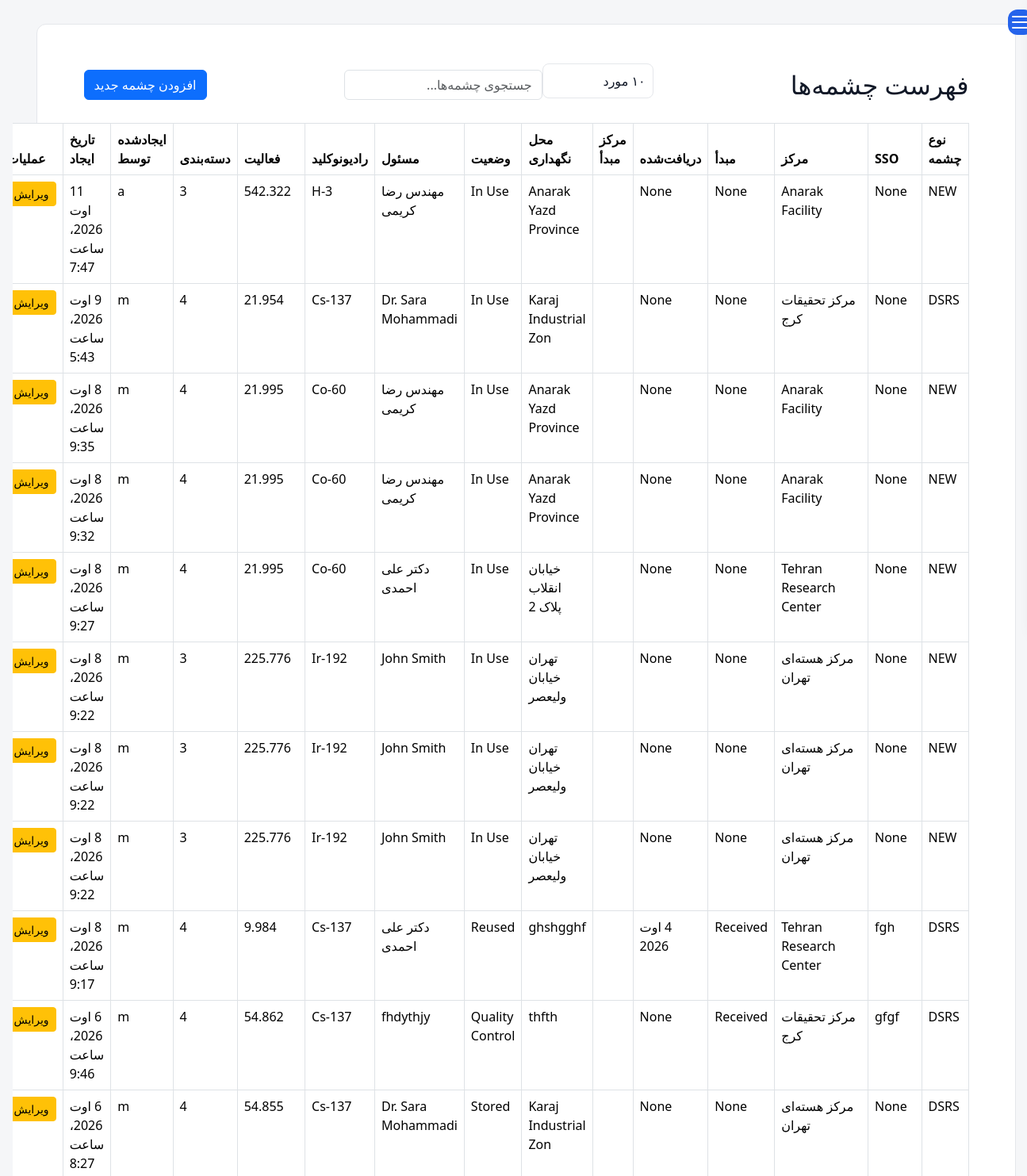
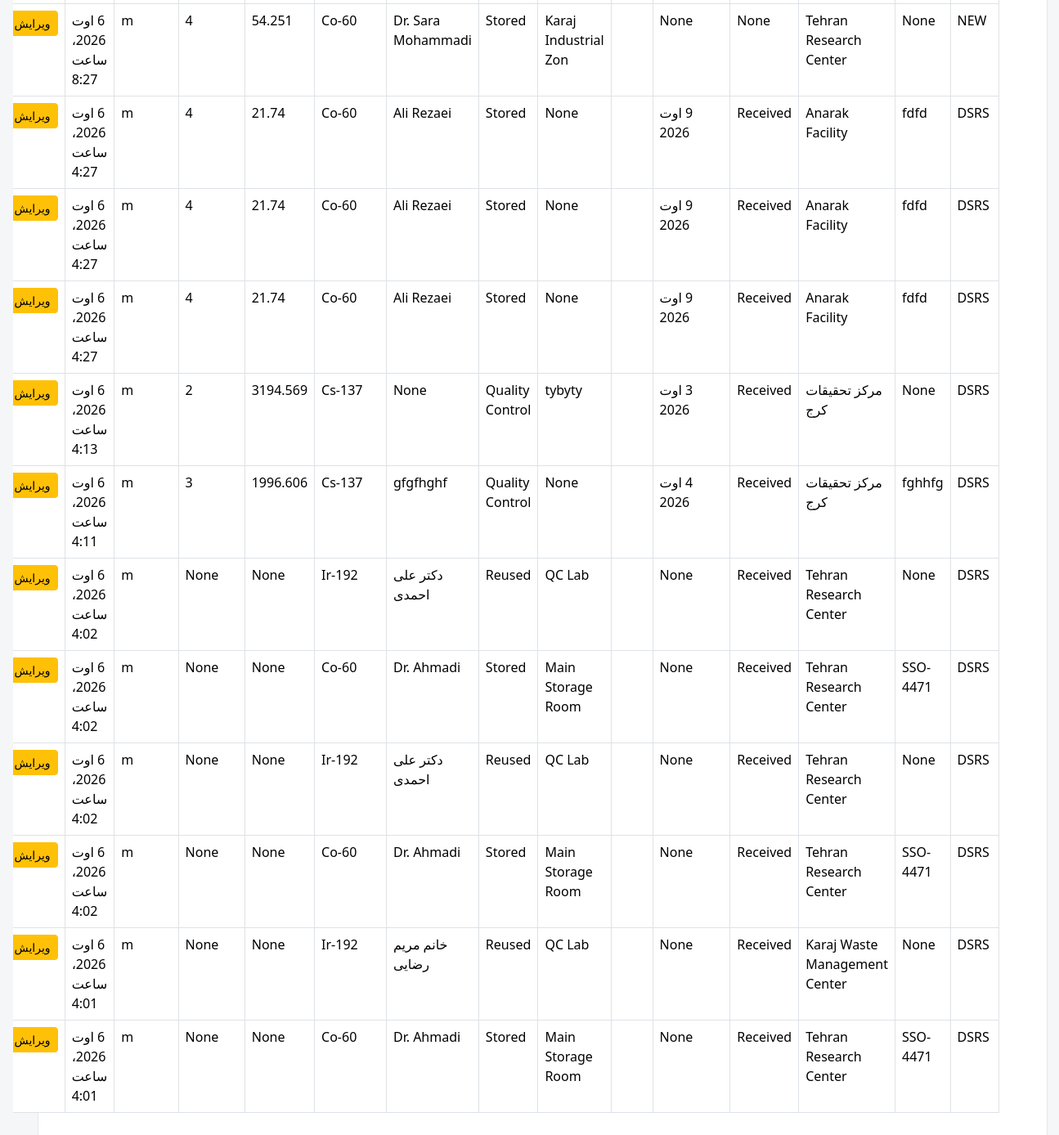
The page /sources/ (signed in) on the database its author committed (2 pictures, top to bottom).
### dashboard/models.py (models this page shows, shortened)
class DSRS(models.Model):
    class Meta:
        verbose_name = _("DSRS Source")
        verbose_name_plural = _("DSRS Sources")
    contract = models.ForeignKey(
        LicenseContract,
        null=True,
        blank=True,
        on_delete=models.SET_NULL,
    )
    created_from = models.ForeignKey(
        "self",
        null=True,
        blank=True,
        on_delete=models.SET_NULL,
        related_name="children",
    )
    Source_Type = models.CharField(_("Source Type"), max_length=10, choices=SOURCE_TYPE.choices, default="DSRS")
    Sso_Code = models.CharField( _("SSO Code"),max_length=12,null=True, blank=True)
    Facility = models.ForeignKey(
                FacilityModel,
                null=True,
                blank=True,
                on_delete=models.SET_NULL,
                related_name="Source_Facility"
            )
    Origin_Type = models.CharField( _("Origin Type"), max_length=20, choices=OriginType.choices,null=True, blank=True)
    Date_received = models.DateField(_("Date Received"),blank=True, null=True)
    is_divisible = models.BooleanField( _("is divisible"),default=False,)
    source_count = models.PositiveIntegerField(_("source count"),default=1,)
    available_count = models.PositiveIntegerField( _("available count"),default=1,)
    Location = models.CharField( _("Location"), max_length=150,blank=True, null=True)
    Status = models.CharField(_("SOURCE STATUS"), max_length=15, choices=SOURCE_STATUS.choices,blank=True, null=True)
    Status_Date = models.DateField(_("Status Date"), blank=True, null=True)
    Responsible_Person = models.CharField(_("Responsible Person"), max_length=50,null=True, blank=True)
    Nuclide = models.ForeignKey( Nuclides, verbose_name=_("Nuclide"), on_delete=models.SET_NULL, null=True, blank=True)
    activity_input = models.FloatField( _("activityinput"), null=True, blank=True)
    activity_unit = models.CharField(_("activity unit"),
        max_length=10,
        choices=ActivityUnit.choices,
        default='Bq',blank=True, null=True
    )
    Activity_reference_date = models.DateField(_("Activity reference date"), null=True, blank=True)
    serial_number = models.CharField(_("serial number"), max_length=25,null=True, blank=True)
    Dose_rate_surface_uSv = models.FloatField(_("Dose rate on surface uSv"), null=True, blank=True)
    Dose_rate_1m_uSv = models.FloatField(_("Dose rate at 1 m distance uSv"), null=True, blank=True)
    Dose_rate_measurement_date = models.DateField(_("Dose rate measurement date"), null=True, blank=True)
    source_state = models.CharField(_("source state"), max_length=15, choices=SourceState.choices, null=True, blank=True)
    contamination_bq_cm2 = models.FloatField(_("contamination bq/cm2"), null=True, blank=True)
    Source_Physical_Form = models.CharField(_("Source Physical Form"), max_length=10, choices=SourceForm.choices, null=True, blank=True)
    Source_Manufacturer = models.CharField(_("Source Manufacturer"), max_length=50, blank=True, null=True)
    Source_Model = models.CharField(_("Source Model"), max_length=20,null=True, blank=True)
    Source_Practice = models.CharField(_("Source Practice"), max_length=20, blank=True, null=True)
    Device_Manufacturer = models.CharField(_("Device Manufacturer"), max_length=50, blank=True, null=True)
    Device_Model = models.CharField(_("Device Model"), max_length=50, blank=True, null=True)
    Device_Serial_Number = models.CharField(_("Device Serial Number"), max_length=50, blank=True, null=True)
    Container_Type = models.CharField(_("Container Type"), max_length=25, blank=True, null=True)
    Dimension = models.CharField(_("Dimension"), max_length=20, blank=True, null=True)
    Comment = models.CharField(_("Comment"), max_length=255, blank=True, null=True)
    created_by = models.ForeignKey(User, on_delete=models.CASCADE, editable=False)
    created_at = models.DateTimeField(auto_now_add=True)
    history = HistoricalRecords()
    initial_activity_bq = models.FloatField(null=True, blank=True)
    def current_activity_bq(self):
        if not self.initial_activity_bq or not self.Nuclide or not self.Activity_reference_date:
            return None
        now = timezone.now().date()
        t = (now - self.Activity_reference_date).days * 86400
        hl = self.Nuclide.half_life  # MUST be in seconds
        if not hl:
            return None
        return self.initial_activity_bq * math.exp(-LN2 * t / hl)
    def current_activity_mci(self):
        val = self.current_activity_bq()
        return val / 3.7e7 if val else None
    @property
    def current_activity_mci_value(self):
        val = self.current_activity_mci()
        return round(val, 3) if val else None
    def a_over_d(self):
        if not self.Nuclide:
            return None
        current_bq = self.current_activity_bq()
        d = self.Nuclide.d_value_bq
        if not current_bq or not d:
            return None
        return current_bq / d
    def source_category(self):
        ratio = self.a_over_d()
        if ratio is None:
            return None
        if ratio >= 1000:
            return 1
        elif ratio >= 10:
            return 2
        elif ratio >= 1:
            return 3
        elif ratio >= 0.01:
            return 4
        else:
            return 5
    @property
    def category_value(self):
        return self.source_category()

### facilities/models.py (models this page shows)
class FacilityModel(models.Model):
    name = models.CharField(
        _("Facility Name"),
        max_length=255, blank=True,null=True
    )
    responsible_person = models.CharField(
        _("Responsible Person"),
        max_length=150, blank=True,null=True
    )
    telephone = models.CharField(
        _("Telephone"),
        max_length=50, blank=True,null=True
    )
    email = models.EmailField(
        _("Email"),
        blank=True,null=True
    )
    address1 = models.CharField(
        _("Address Line 1"),
        max_length=255, blank=True,null=True
    )
    address2 = models.CharField(
        _("Address Line 2"),
        max_length=255,
         blank=True,null=True
    )
    postal_code = models.CharField(
        _("Postal Code"),
        max_length=20,
         blank=True,null=True
    )
    national_id = models.CharField(
        _("National ID"),
        max_length=50,
         blank=True,null=True
    )
    economic_code = models.CharField(
        _("Economic Code"),
        max_length=50,
         blank=True,null=True
    )
    created_at = models.DateTimeField(
        _("Created At"),
        auto_now_add=True
    )
    updated_at = models.DateTimeField(
        _("Updated At"),
        auto_now=True
    )
    class Meta:
        ordering = ["name"]
        verbose_name = _("Facility")
        verbose_name_plural = _("Facilities")
        constraints = [
            models.UniqueConstraint(
                fields=["national_id"],
                name="unique_facility_national_id",
                condition=models.Q(national_id__isnull=False),
            ),
            models.UniqueConstraint(
                fields=["postal_code"],
                name="unique_facility_postal_code",
                condition=models.Q(postal_code__isnull=False),
            ),
            models.UniqueConstraint(
                fields=["economic_code"],
                name="unique_facility_economic_code",
                condition=models.Q(economic_code__isnull=False),
            ),
        ]
    def __str__(self):
        return str(self.name) if self.name else _("Unnamed Facility")

### reference/models.py (models this page shows)
class Nuclides(models.Model):
    name = models.CharField(max_length=8)
    half_life = models.FloatField()
    d_value_bq = models.FloatField()
    atomic_number = models.IntegerField(null=True, blank=True)
    mass_number = models.IntegerField(null=True, blank=True)
    decay_mode = models.CharField(max_length=50, null=True, blank=True)
    decay_constant = models.FloatField(null=True, blank=True)  # 1/sec
    specific_activity_bq_per_g = models.FloatField(null=True, blank=True)
    alpha_energy_mev = models.FloatField(null=True, blank=True)
    beta_max_energy_mev = models.FloatField(null=True, blank=True)
    gamma_energy_mev = models.FloatField(null=True, blank=True)
    gamma_yield = models.FloatField(null=True, blank=True)  # photons/decay
    neutron_emitter = models.BooleanField(default=False)
    neutron_yield_n_per_s = models.FloatField(null=True, blank=True)
    dose_rate_constant_usv_m2_per_h_gbq = models.FloatField(null=True, blank=True)
    half_value_layer_lead_mm = models.FloatField(null=True, blank=True)
    half_value_layer_concrete_mm = models.FloatField(null=True, blank=True)
    iaea_category = models.IntegerField(null=True, blank=True)
    parent_nuclide = models.CharField(max_length=20, null=True, blank=True)
    daughter_nuclide = models.CharField(max_length=20, null=True, blank=True)
    is_sealed_source_common = models.BooleanField(default=False)
    def __str__(self):
        return self.name

### dashboard/views.py (the view)
# urls.py: path('sources/', source_list, name='source_list'),
def source_list(request):
    sources = DSRS.objects.select_related("Nuclide").all().order_by('-created_at')
    return render(request, "dsrs/source_list.html", {
        "sources": sources
    })

### templates/dsrs/source_list.html (shortened to what this page needs)
{% extends 'base.html' %}
{% load static %}
{% load i18n %}
{% block content %}
<div class="content">
<div class="container mt-4">
    <div class="d-flex justify-content-between align-items-center mb-3">
        <h2 class="mb-0">
            {% trans "Source List" %}
        </h2>
        <div class="d-flex align-items-center">
            <select
                id="pageSize"
                class="form-control mr-2"
                style="width:140px;"
            >
                <option value="10" {% if page_size == "10" %}selected{% endif %}>
                    {% trans "10 items" %}
                </option>
            </select>
            <input
                type="text"
                id="searchInput"
                class="form-control"
                placeholder="{% trans 'Search sources...' %}"
                style="width:250px;"
            >
        </div>
        <a
            href="{% url 'add_source' %}"
            class="btn btn-primary mr-2"
        >
            {% trans "Add New Source" %}
        </a>
    </div>
    <table class="table table-bordered">
        <thead>
            <tr>
                <th data-column="Source_Type">
                    {% trans "Source Type" %}
                </th>
                <th data-column="Sso_Code">
                    {% trans "SSO" %}
                </th>
                <th data-column="Facility">
                    {% trans "Facility" %}
                </th>
                <th data-column="Origin_Type">
                    {% trans "Origin" %}
                </th>
                <th data-column="Date_received">
                    {% trans "Received" %}
                </th>
                <th data-column="Origin_Facility">
                    {% trans "Origin Facility" %}
                </th>
                <th data-column="Location">
                    {% trans "Location" %}
                </th>
                <th data-column="Status">
                    {% trans "Status" %}
                </th>
                <th data-column="Responsible_Person">
                    {% trans "Responsible" %}
                </th>
                <th data-column="Nuclide">
                    {% trans "Nuclide" %}
                </th>
                <th data-column="Activity">
                    {% trans "Activity" %}
                </th>
                <th data-column="Category">
                    {% trans "Category" %}
                </th>
                <th data-column="created_by">
                    {% trans "Created By" %}
                </th>
                <th data-column="created_at">
                    {% trans "Created At" %}
                </th>
                <th>
                    {% trans "Actions" %}
                </th>
            </tr>
        </thead>
        <tbody id="tableBody">
        {% for s in sources %}
            <tr>
                <td data-column="Source_Type">
                    {{ s.Source_Type }}
                </td>
                <td data-column="Sso_Code">
                    {{ s.Sso_Code }}
                </td>
                <td data-column="Facility">
                    {{ s.Facility }}
                </td>
                <td data-column="Origin_Type">
                    {{ s.Origin_Type }}
                </td>
                <td data-column="Date_received">
                    {{ s.Date_received }}
                </td>
                <td data-column="Origin_Facility">
                </td>
                <td data-column="Location">
                    {{ s.Location }}
                </td>
                <td data-column="Status">
                    {{ s.Status }}
                </td>
                <td data-column="Responsible_Person">
                    {{ s.Responsible_Person }}
                </td>
                <td data-column="Nuclide">
                    {{ s.Nuclide }}
                </td>
                <td data-column="Activity">
                    {{ s.current_activity_mci_value }}
                </td>
                <td data-column="Category">
                    {{ s.category_value }}
                </td>
                <td data-column="created_by">
                </td>
                <td data-column="created_at">
                    {{ s.created_at }}
                </td>
                <td>
                    <a
                        href="{% url 'edit_source' s.id %}"
                        class="btn btn-warning btn-sm"
                    >
                        {% trans "Edit" %}
                    </a>
                </td>
            </tr>
        {% endfor %}
        </tbody>
    </table>
</div>
</div>
{% endblock %}

### static/css/base.css (style rules this page uses)
* { margin:0; padding:0; box-sizing:border-box; }
html.rtl { font-family:Vazirmatn,sans-serif; }
:root { --bg: #f5f6f8; --card: #ffffff; --text: #111827; --muted: #6b7280; --border: #e5e7eb; --primary: #2563eb; --sidebar: #1f2937; --sidebar-text: #374151; }
body { background: var(--bg); color: var(--text); }
.content { background: var(--card); padding: 20px; border-radius: 12px; border: 1px solid var(--border); }
th, td { padding: 12px; border-bottom: 1px solid var(--border); text-align: left; }
th { background: rgba(0,0,0,0.03); }
input:not(.form-control), select:not(.form-select), textarea:not(.form-control) { width: 100%; padding: 9px; margin-top: 5px; margin-bottom: 15px; border: 1px solid var(--border); border-radius: 8px; background: var(--card); color: var(--text); }
table { width: max-content; min-width: 100%; border-collapse: collapse; }
table thead th { position: sticky; top: 0; background: var(--card); z-index: 10; }

### rows shown on the page
DSRS: Source_Type "NEW", Sso_Code "None", Facility "Anarak Facility", Origin_Type "None", Date_received "None", Location "Anarak Yazd Province", Status "In Use", Responsible_Person "مهندس رضا کریمی", Nuclide "H-3", current_activity_mci_value "542.322", created_at "11 اوت 2026، ساعت 7:47"
DSRS: Source_Type "DSRS", Sso_Code "None", Facility "مرکز تحقیقات کرج", Origin_Type "None", Date_received "None", Location "Karaj Industrial Zon", Status "In Use", Responsible_Person "Dr. Sara Mohammadi", Nuclide "Cs-137", current_activity_mci_value "21.954", created_at "9 اوت 2026، ساعت 5:43"
DSRS: Source_Type "NEW", Sso_Code "None", Facility "Anarak Facility", Origin_Type "None", Date_received "None", Location "Anarak Yazd Province", Status "In Use", Responsible_Person "مهندس رضا کریمی", Nuclide "Co-60", current_activity_mci_value "21.995", created_at "8 اوت 2026، ساعت 9:35"
DSRS: Source_Type "NEW", Sso_Code "None", Facility "Anarak Facility", Origin_Type "None", Date_received "None", Location "Anarak Yazd Province", Status "In Use", Responsible_Person "مهندس رضا کریمی", Nuclide "Co-60", current_activity_mci_value "21.995", created_at "8 اوت 2026، ساعت 9:32"
DSRS: Source_Type "NEW", Sso_Code "None", Facility "Tehran Research Center", Origin_Type "None", Date_received "None", Location "خیابان انقلاب پلاک 2", Status "In Use", Responsible_Person "دکتر علی احمدی", Nuclide "Co-60", current_activity_mci_value "21.995", created_at "8 اوت 2026، ساعت 9:27"
DSRS: Source_Type "NEW", Sso_Code "None", Facility "مرکز هسته‌ای تهران", Origin_Type "None", Date_received "None", Location "تهران خیابان ولیعصر", Status "In Use", Responsible_Person "John Smith", Nuclide "Ir-192", current_activity_mci_value "225.776", created_at "8 اوت 2026، ساعت 9:22"
DSRS: Source_Type "NEW", Sso_Code "None", Facility "مرکز هسته‌ای تهران", Origin_Type "None", Date_received "None", Location "تهران خیابان ولیعصر", Status "In Use", Responsible_Person "John Smith", Nuclide "Ir-192", current_activity_mci_value "225.776", created_at "8 اوت 2026، ساعت 9:22"
DSRS: Source_Type "NEW", Sso_Code "None", Facility "مرکز هسته‌ای تهران", Origin_Type "None", Date_received "None", Location "تهران خیابان ولیعصر", Status "In Use", Responsible_Person "John Smith", Nuclide "Ir-192", current_activity_mci_value "225.776", created_at "8 اوت 2026، ساعت 9:22"
DSRS: Source_Type "DSRS", Sso_Code "fgh", Facility "Tehran Research Center", Origin_Type "Received", Date_received "4 اوت 2026", Location "ghshgghf", Status "Reused", Responsible_Person "دکتر علی احمدی", Nuclide "Cs-137", current_activity_mci_value "9.984", created_at "8 اوت 2026، ساعت 9:17"
DSRS: Source_Type "DSRS", Sso_Code "gfgf", Facility "مرکز تحقیقات کرج", Origin_Type "Received", Date_received "None", Location "thfth", Status "Quality Control", Responsible_Person "fhdythjy", Nuclide "Cs-137", current_activity_mci_value "54.862", created_at "6 اوت 2026، ساعت 9:46"
DSRS: Source_Type "DSRS", Sso_Code "None", Facility "مرکز هسته‌ای تهران", Origin_Type "None", Date_received "None", Location "Karaj Industrial Zon", Status "Stored", Responsible_Person "Dr. Sara Mohammadi", Nuclide "Cs-137", current_activity_mci_value "54.855", created_at "6 اوت 2026، ساعت 8:27"
DSRS: Source_Type "NEW", Sso_Code "None", Facility "Tehran Research Center", Origin_Type "None", Date_received "None", Location "Karaj Industrial Zon", Status "Stored", Responsible_Person "Dr. Sara Mohammadi", Nuclide "Co-60", current_activity_mci_value "54.251", created_at "6 اوت 2026، ساعت 8:27"
DSRS: Source_Type "DSRS", Sso_Code "fdfd", Facility "Anarak Facility", Origin_Type "Received", Date_received "9 اوت 2026", Location "None", Status "Stored", Responsible_Person "Ali Rezaei", Nuclide "Co-60", current_activity_mci_value "21.74", created_at "6 اوت 2026، ساعت 4:27"
DSRS: Source_Type "DSRS", Sso_Code "fdfd", Facility "Anarak Facility", Origin_Type "Received", Date_received "9 اوت 2026", Location "None", Status "Stored", Responsible_Person "Ali Rezaei", Nuclide "Co-60", current_activity_mci_value "21.74", created_at "6 اوت 2026، ساعت 4:27"
DSRS: Source_Type "DSRS", Sso_Code "fdfd", Facility "Anarak Facility", Origin_Type "Received", Date_received "9 اوت 2026", Location "None", Status "Stored", Responsible_Person "Ali Rezaei", Nuclide "Co-60", current_activity_mci_value "21.74", created_at "6 اوت 2026، ساعت 4:27"
DSRS: Source_Type "DSRS", Sso_Code "None", Facility "مرکز تحقیقات کرج", Origin_Type "Received", Date_received "3 اوت 2026", Location "tybyty", Status "Quality Control", Responsible_Person "None", Nuclide "Cs-137", current_activity_mci_value "3194.569", created_at "6 اوت 2026، ساعت 4:13"
DSRS: Source_Type "DSRS", Sso_Code "fghhfg", Facility "مرکز تحقیقات کرج", Origin_Type "Received", Date_received "4 اوت 2026", Location "None", Status "Quality Control", Responsible_Person "gfgfhghf", Nuclide "Cs-137", current_activity_mci_value "1996.606", created_at "6 اوت 2026، ساعت 4:11"
DSRS: Source_Type "DSRS", Sso_Code "None", Facility "Tehran Research Center", Origin_Type "Received", Date_received "None", Location "QC Lab", Status "Reused", Responsible_Person "دکتر علی احمدی", Nuclide "Ir-192", current_activity_mci_value "None", category_value "None", created_at "6 اوت 2026، ساعت 4:02"
DSRS: Source_Type "DSRS", Sso_Code "SSO-4471", Facility "Tehran Research Center", Origin_Type "Received", Date_received "None", Location "Main Storage Room", Status "Stored", Responsible_Person "Dr. Ahmadi", Nuclide "Co-60", current_activity_mci_value "None", category_value "None", created_at "6 اوت 2026، ساعت 4:02"
DSRS: Source_Type "DSRS", Sso_Code "None", Facility "Tehran Research Center", Origin_Type "Received", Date_received "None", Location "QC Lab", Status "Reused", Responsible_Person "دکتر علی احمدی", Nuclide "Ir-192", current_activity_mci_value "None", category_value "None", created_at "6 اوت 2026، ساعت 4:02"
DSRS: Source_Type "DSRS", Sso_Code "SSO-4471", Facility "Tehran Research Center", Origin_Type "Received", Date_received "None", Location "Main Storage Room", Status "Stored", Responsible_Person "Dr. Ahmadi", Nuclide "Co-60", current_activity_mci_value "None", category_value "None", created_at "6 اوت 2026، ساعت 4:02"
DSRS: Source_Type "DSRS", Sso_Code "None", Facility "Karaj Waste Management Center", Origin_Type "Received", Date_received "None", Location "QC Lab", Status "Reused", Responsible_Person "خانم مریم رضایی", Nuclide "Ir-192", current_activity_mci_value "None", category_value "None", created_at "6 اوت 2026، ساعت 4:01"
DSRS: Source_Type "DSRS", Sso_Code "SSO-4471", Facility "Tehran Research Center", Origin_Type "Received", Date_received "None", Location "Main Storage Room", Status "Stored", Responsible_Person "Dr. Ahmadi", Nuclide "Co-60", current_activity_mci_value "None", category_value "None", created_at "6 اوت 2026، ساعت 4:01"
